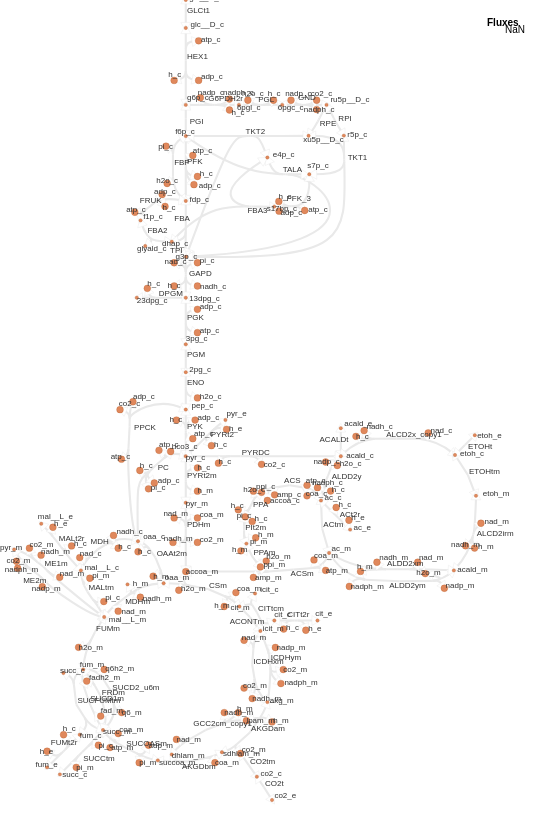

Vega-Lite specification for this chart:
### Vega specification from a JSON file in a GitHub repository (floating-point values rounded to 4 significant figures; data arrays with more than 128 entries replaced by an {"elided": "..."} marker saying what was removed)
{"$schema": "https://vega.github.io/schema/vega/v5.json", "width": 544.4, "height": 820, "padding": 0, "autosize": "none", "signals": [{"name": "mapMaxX", "value": 484.4}, {"name": "mapMaxY", "value": 800}, {"name": "legendWidth", "value": 40}, {"name": "legendPadding", "value": 20}, {"name": "signalHeight", "value": 20}, {"name": "signalPadding", "value": 0}, {"name": "metaboliteStrokeWidthData", "value": 0.2331}, {"name": "reactionStrokeWidthData", "value": 2.098}, {"name": "arrowHeadStrokeWidthData", "value": 0.1165}, {"name": "metaboliteFill", "value": "#e0885c"}, {"name": "metaboliteStroke", "value": "#a34610"}, {"name": "metaboliteLightFill", "value": "#F0C4AE"}, {"name": "metaboliteLightStroke", "value": "#D1A388"}, {"name": "labelColor", "value": "#333333"}, {"name": "reverseArrowHeadStrokeColor", "value": "#E9E9E9"}, {"name": "reverseArrowHeadFillColor", "value": "#ffffff"}, {"name": "hiddenColor", "value": "#E9E9E9"}, {"name": "Metabolite_labels", "value": true, "bind": {"input": "checkbox"}}, {"name": "Reaction_labels", "value": true, "bind": {"input": "checkbox"}}, {"name": "mapMaxWidth", "update": "width - legendWidth - legendPadding"}, {"name": "mapMaxHeight", "update": "height - signalHeight - signalPadding"}, {"name": "mapSize", "update": "mapMaxX / mapMaxWidth >  mapMaxY / mapMaxHeight ? [mapMaxWidth, mapMaxWidth / mapMaxX * mapMaxY] : [mapMaxHeight / mapMaxY * mapMaxX, mapMaxHeight]"}, {"name": "mapWidth", "update": "mapSize[0]"}, {"name": "mapHeight", "update": "mapSize[1]"}, {"name": "mapX", "update": "(mapMaxWidth - mapWidth)/2"}, {"name": "mapY", "update": "(mapMaxHeight - mapHeight)/2"}, {"name": "xrange", "update": "[mapX, mapWidth + mapX]"}, {"name": "yrange", "update": "[mapY, mapHeight + mapY]"}, {"name": "down", "value": null, "on": [{"events": "touchend", "update": "null"}, {"events": "mousedown, touchstart", "update": "xy()"}]}, {"name": "xcur", "value": null, "on": [{"events": "mousedown, touchstart, touchend", "update": "slice(xdom)"}]}, {"name": "ycur", "value": null, "on": [{"events": "mousedown, touchstart, touchend", "update": "slice(ydom)"}]}, {"name": "delta", "value": [0, 0], "on": [{"events": [{"source": "window", "type": "mousemove", "consume": true, "between": [{"type": "mousedown"}, {"source": "window", "type": "mouseup"}]}, {"type": "touchmove", "consume": true, "filter": "event.touches.length === 1"}], "update": "down ? [down[0]-x(), down[1]-y()] : [0,0]"}]}, {"name": "anchor", "value": [0, 0], "on": [{"events": "wheel", "update": "[invert('positionXScale', x()), invert('positionYScale', y())]"}, {"events": {"type": "touchstart", "filter": "event.touches.length===2"}, "update": "[(xdom[0] + xdom[1]) / 2, (ydom[0] + ydom[1]) / 2]"}]}, {"name": "zoom", "value": 1, "on": [{"events": "wheel!", "force": true, "update": "pow(1.001, event.deltaY * pow(16, event.deltaMode))"}, {"events": {"signal": "dist2"}, "force": true, "update": "dist1 / dist2"}]}, {"name": "dist1", "value": 0, "on": [{"events": {"type": "touchstart", "filter": "event.touches.length===2"}, "update": "pinchDistance(event)"}, {"events": {"signal": "dist2"}, "update": "dist2"}]}, {"name": "dist2", "value": 0, "on": [{"events": {"type": "touchmove", "consume": true, "filter": "event.touches.length===2"}, "update": "pinchDistance(event)"}]}, {"name": "xdom", "update": "slice([0, mapMaxX])", "on": [{"events": {"signal": "delta"}, "update": "[xcur[0] + span(xcur) * delta[0] / mapWidth, xcur[1] + span(xcur) * delta[0] / mapWidth]"}, {"events": {"signal": "zoom"}, "update": "[anchor[0] + (xdom[0] - anchor[0]) * zoom, anchor[0] + (xdom[1] - anchor[0]) * zoom]"}]}, {"name": "ydom", "update": "slice([0, mapMaxY])", "on": [{"events": {"signal": "delta"}, "update": "[ycur[0] + span(ycur) * delta[1] / mapHeight, ycur[1] + span(ycur) * delta[1] / mapHeight]"}, {"events": {"signal": "zoom"}, "update": "[anchor[1] + (ydom[0] - anchor[1]) * zoom, anchor[1] + (ydom[1] - anchor[1]) * zoom]"}]}, {"name": "currentZoom", "update": "(xrange[1] - xrange[0]) / (xdom[1] - xdom[0])"}, {"name": "hover", "value": null, "on": [{"events": "*:mouseover", "update": "item().datum"}, {"events": "*:mouseout", "update": "null"}]}], "data": [{"name": "metabolites", "values": {"elided": "193 records"}}, {"name": "reactionSegmentCoordinates", "values": {"elided": "412 records"}}, {"name": "reactionArrowHeadCoordinates", "values": {"elided": "295 records"}}, {"name": "reactionLabels", "values": [{"id": "667215", "biggId": "ACALDt", "x": 319.5, "y": 442.1, "reactionIds": [], "metaboliteIds": ["669549", "672425"], "relatedMetaboliteIds": []}, {"id": "669328", "biggId": "SUCD1m", "x": 90.22, "y": 700.9, "reactionIds": [], "metaboliteIds": ["669125", "672373", "671478", "672075"], "relatedMetaboliteIds": []}, {"id": "667188", "biggId": "SUCD2_u6m", "x": 112.4, "y": 690.4, "reactionIds": [], "metaboliteIds": ["669116", "669125", "670679", "671478"], "relatedMetaboliteIds": []}, {"id": "669621", "biggId": "SUCCtm", "x": 83.23, "y": 761.0, "reactionIds": [], "metaboliteIds": ["668431", "671478", "670688", "669887"], "relatedMetaboliteIds": []}, {"id": "669646", "biggId": "PC", "x": 157.8, "y": 469.9, "reactionIds": [], "metaboliteIds": ["671412", "670833", "672057", "668385", "670601", "671096", "672369"], "relatedMetaboliteIds": []}, {"id": "669368", "biggId": "SUCFUMtm", "x": 77.4, "y": 703.3, "reactionIds": [], "metaboliteIds": ["669125", "670628", "669122", "671478"], "relatedMetaboliteIds": []}, {"id": "681189", "biggId": "RPE", "x": 319.8, "y": 125.9, "reactionIds": [], "metaboliteIds": ["681147", "681143"], "relatedMetaboliteIds": []}, {"id": "667187", "biggId": "PGM", "x": 187.0, "y": 357.1, "reactionIds": [], "metaboliteIds": ["671467", "672064"], "relatedMetaboliteIds": []}, {"id": "669655", "biggId": "ALCD2x_copy1", "x": 386.1, "y": 437.0, "reactionIds": [], "metaboliteIds": ["672425", "672374", "671070", "671073", "672401"], "relatedMetaboliteIds": []}, {"id": "669653", "biggId": "ETOHtm", "x": 469.0, "y": 473.7, "reactionIds": [], "metaboliteIds": ["671073", "671120"], "relatedMetaboliteIds": []}, {"id": "667173", "biggId": "GLCt1", "x": 187.0, "y": 12.82, "reactionIds": [], "metaboliteIds": ["672363", "672094"], "relatedMetaboliteIds": []}, {"id": "667172", "biggId": "ACONTm", "x": 229.7, "y": 623.6, "reactionIds": [], "metaboliteIds": ["668426", "672399"], "relatedMetaboliteIds": []}, {"id": "681193", "biggId": "TALA", "x": 282.7, "y": 172.1, "reactionIds": [], "metaboliteIds": ["668387", "681162", "681161", "681157"], "relatedMetaboliteIds": []}, {"id": "681192", "biggId": "TKT2", "x": 245.6, "y": 133.5, "reactionIds": [], "metaboliteIds": ["668387", "681147", "681162", "681161"], "relatedMetaboliteIds": []}, {"id": "681195", "biggId": "FBA3", "x": 247.5, "y": 213.2, "reactionIds": [], "metaboliteIds": ["671079", "681174", "681161"], "relatedMetaboliteIds": []}, {"id": "681194", "biggId": "PFK_3", "x": 286.4, "y": 200.6, "reactionIds": [], "metaboliteIds": ["681176", "681157", "681175", "681174", "681173"], "relatedMetaboliteIds": []}, {"id": "667175", "biggId": "CITtcm", "x": 258.0, "y": 611.2, "reactionIds": [], "metaboliteIds": ["671415", "672330", "668426", "672399"], "relatedMetaboliteIds": []}, {"id": "667219", "biggId": "FBA2", "x": 147.4, "y": 232.9, "reactionIds": [], "metaboliteIds": ["671079", "670623", "668407"], "relatedMetaboliteIds": []}, {"id": "667216", "biggId": "PFK", "x": 187.0, "y": 163.7, "reactionIds": [], "metaboliteIds": ["669555", "668387", "671082", "670604", "671406"], "relatedMetaboliteIds": []}, {"id": "667231", "biggId": "SUCOASm", "x": 126.3, "y": 746.4, "reactionIds": [], "metaboliteIds": ["668403", "671478", "672341", "670634", "669136", "670842"], "relatedMetaboliteIds": []}, {"id": "667179", "biggId": "PYK", "x": 187.0, "y": 429.4, "reactionIds": [], "metaboliteIds": ["672080", "668368", "668385", "672355", "672391"], "relatedMetaboliteIds": []}, {"id": "667196", "biggId": "MDH", "x": 90.6, "y": 543.5, "reactionIds": [], "metaboliteIds": ["669540", "670605", "670611", "668378", "672369"], "relatedMetaboliteIds": []}, {"id": "667213", "biggId": "PPAm", "x": 253.4, "y": 555.3, "reactionIds": [], "metaboliteIds": ["668406", "672410", "669146", "670684"], "relatedMetaboliteIds": []}, {"id": "669645", "biggId": "FRDm", "x": 101.9, "y": 695.1, "reactionIds": [], "metaboliteIds": ["669125", "672373", "671478", "672075"], "relatedMetaboliteIds": []}, {"id": "669354", "biggId": "MALtm", "x": 88.47, "y": 590.4, "reactionIds": [], "metaboliteIds": ["671413", "670644", "668378", "668409"], "relatedMetaboliteIds": []}, {"id": "669628", "biggId": "ALDD2y", "x": 331.7, "y": 478.5, "reactionIds": [], "metaboliteIds": ["671468", "672425", "672085", "669886", "669119", "670629"], "relatedMetaboliteIds": []}, {"id": "669378", "biggId": "GCC2cm_copy1", "x": 193.2, "y": 725.6, "reactionIds": [], "metaboliteIds": ["671084", "672426", "671408", "668448", "672416"], "relatedMetaboliteIds": []}, {"id": "669377", "biggId": "MALt2r", "x": 58.75, "y": 541.3, "reactionIds": [], "metaboliteIds": ["670678", "669124", "669565", "668378"], "relatedMetaboliteIds": []}, {"id": "667152", "biggId": "CITt2r", "x": 287.3, "y": 616.8, "reactionIds": [], "metaboliteIds": ["671415", "669568", "669127", "671086"], "relatedMetaboliteIds": []}, {"id": "667155", "biggId": "PPCK", "x": 134.1, "y": 429.8, "reactionIds": [], "metaboliteIds": ["672080", "671114", "668408", "672110", "672369"], "relatedMetaboliteIds": []}, {"id": "669358", "biggId": "FUMt2r", "x": 50.78, "y": 744.5, "reactionIds": [], "metaboliteIds": ["670628", "671095", "669884", "671390"], "relatedMetaboliteIds": []}, {"id": "667157", "biggId": "PYRt2m", "x": 187.0, "y": 478.3, "reactionIds": [], "metaboliteIds": ["672100", "668385", "668379", "668427"], "relatedMetaboliteIds": []}, {"id": "667156", "biggId": "FUMm", "x": 96.04, "y": 631.0, "reactionIds": [], "metaboliteIds": ["669125", "670666", "670644"], "relatedMetaboliteIds": []}, {"id": "681191", "biggId": "TKT1", "x": 347.7, "y": 160.3, "reactionIds": [], "metaboliteIds": ["681147", "681151", "681162", "681157"], "relatedMetaboliteIds": []}, {"id": "669335", "biggId": "ME1m", "x": 44.57, "y": 565.6, "reactionIds": [], "metaboliteIds": ["671411", "670840", "668440", "670845", "670644"], "relatedMetaboliteIds": []}, {"id": "681190", "biggId": "RPI", "x": 338.4, "y": 121.3, "reactionIds": [], "metaboliteIds": ["681151", "681143"], "relatedMetaboliteIds": []}, {"id": "681196", "biggId": "ALCD2irm", "x": 476.7, "y": 535.7, "reactionIds": [], "metaboliteIds": ["681187", "669130", "681185", "681186", "671120"], "relatedMetaboliteIds": []}, {"id": "669360", "biggId": "FBP", "x": 174.1, "y": 164.8, "reactionIds": [], "metaboliteIds": ["670636", "671406", "668387", "669135"], "relatedMetaboliteIds": []}, {"id": "669382", "biggId": "ACtm", "x": 323.3, "y": 527.3, "reactionIds": [], "metaboliteIds": ["669886", "669882"], "relatedMetaboliteIds": []}, {"id": "667226", "biggId": "OAAt2m", "x": 156.6, "y": 556.4, "reactionIds": [], "metaboliteIds": ["671461", "672382", "668371", "672369"], "relatedMetaboliteIds": []}, {"id": "667225", "biggId": "HEX1", "x": 187.0, "y": 59.44, "reactionIds": [], "metaboliteIds": ["672398", "672376", "672353", "672094", "670609"], "relatedMetaboliteIds": []}, {"id": "667170", "biggId": "PDHm", "x": 187.0, "y": 527.3, "reactionIds": [], "metaboliteIds": ["670650", "668379", "669111", "670677", "668382", "669557"], "relatedMetaboliteIds": []}, {"id": "669386", "biggId": "DPGM", "x": 158.8, "y": 295.8, "reactionIds": [], "metaboliteIds": ["669144", "668411", "670847"], "relatedMetaboliteIds": []}, {"id": "667222", "biggId": "PYRDC", "x": 241.7, "y": 455.0, "reactionIds": [], "metaboliteIds": ["672405", "672425", "668385", "670626"], "relatedMetaboliteIds": []}, {"id": "669385", "biggId": "PIt2m", "x": 245.2, "y": 529.6, "reactionIds": [], "metaboliteIds": ["672082", "670663", "671094", "669146"], "relatedMetaboliteIds": []}, {"id": "667229", "biggId": "FRUK", "x": 139.8, "y": 202.6, "reactionIds": [], "metaboliteIds": ["669554", "670623", "672101", "671406", "672378"], "relatedMetaboliteIds": []}, {"id": "669336", "biggId": "ACSm", "x": 290.6, "y": 575.6, "reactionIds": [], "metaboliteIds": ["669882", "670597", "668406", "669557", "672409", "672332"], "relatedMetaboliteIds": []}, {"id": "667151", "biggId": "ETOHt", "x": 467.9, "y": 448.7, "reactionIds": [], "metaboliteIds": ["671073", "672069"], "relatedMetaboliteIds": []}, {"id": "667165", "biggId": "ALDD2ym", "x": 389.3, "y": 587.8, "reactionIds": [], "metaboliteIds": ["671063", "669882", "668381", "669130", "672349", "672404"], "relatedMetaboliteIds": []}, {"id": "681187", "biggId": "PGL", "x": 258.3, "y": 102.0, "reactionIds": [], "metaboliteIds": ["681136", "681134", "681135", "681123"], "relatedMetaboliteIds": []}, {"id": "667162", "biggId": "ME2m", "x": 23.2, "y": 583.2, "reactionIds": [], "metaboliteIds": ["669878", "668440", "669109", "670644", "670851"], "relatedMetaboliteIds": []}, {"id": "681185", "biggId": "G6PDH2r", "x": 208.3, "y": 100.9, "reactionIds": [], "metaboliteIds": ["672376", "681124", "681123", "681126", "681125"], "relatedMetaboliteIds": []}, {"id": "669654", "biggId": "ACt2r", "x": 339.6, "y": 516.8, "reactionIds": [], "metaboliteIds": ["669886", "671480", "672104", "672388"], "relatedMetaboliteIds": []}, {"id": "667164", "biggId": "ENO", "x": 187.0, "y": 385.1, "reactionIds": [], "metaboliteIds": ["671104", "672080", "672064"], "relatedMetaboliteIds": []}, {"id": "681188", "biggId": "GND", "x": 298.0, "y": 100.2, "reactionIds": [], "metaboliteIds": ["681142", "681143", "681141", "681140", "681134"], "relatedMetaboliteIds": []}, {"id": "667185", "biggId": "ICDHxm", "x": 253.4, "y": 663.6, "reactionIds": [], "metaboliteIds": ["670639", "668421", "668437", "670836", "668426"], "relatedMetaboliteIds": []}, {"id": "667182", "biggId": "MDHm", "x": 125.2, "y": 604.2, "reactionIds": [], "metaboliteIds": ["671476", "669126", "671461", "670644", "669108"], "relatedMetaboliteIds": []}, {"id": "667183", "biggId": "PGK", "x": 187.0, "y": 319.8, "reactionIds": [], "metaboliteIds": ["668411", "670641", "671467", "672084"], "relatedMetaboliteIds": []}, {"id": "667203", "biggId": "ALDD2xm", "x": 387.0, "y": 566.3, "reactionIds": [], "metaboliteIds": ["671060", "669882", "668381", "669130", "672349", "668429"], "relatedMetaboliteIds": []}, {"id": "667181", "biggId": "CO2tm", "x": 249.9, "y": 763.9, "reactionIds": [], "metaboliteIds": ["670848", "668386"], "relatedMetaboliteIds": []}, {"id": "669346", "biggId": "ICDHym", "x": 270.9, "y": 660.1, "reactionIds": [], "metaboliteIds": ["672106", "668421", "670670", "672336", "668426"], "relatedMetaboliteIds": []}, {"id": "669362", "biggId": "AKGDam", "x": 251.1, "y": 731.2, "reactionIds": [], "metaboliteIds": ["670848", "668421", "672340", "672416", "670850"], "relatedMetaboliteIds": []}, {"id": "667224", "biggId": "CO2t", "x": 265.0, "y": 786.0, "reactionIds": [], "metaboliteIds": ["668386", "672412"], "relatedMetaboliteIds": []}, {"id": "669343", "biggId": "CSm", "x": 209.1, "y": 587.9, "reactionIds": [], "metaboliteIds": ["669145", "670617", "672399", "671461", "669557", "672339"], "relatedMetaboliteIds": []}, {"id": "669340", "biggId": "ACS", "x": 284.1, "y": 483.4, "reactionIds": [], "metaboliteIds": ["672359", "669564", "669140", "672368", "669886", "672394"], "relatedMetaboliteIds": []}, {"id": "669341", "biggId": "GAPD", "x": 189.0, "y": 276.1, "reactionIds": [], "metaboliteIds": ["672361", "671394", "681162", "672418", "668411", "672337"], "relatedMetaboliteIds": []}, {"id": "667142", "biggId": "PGI", "x": 189.7, "y": 123.6, "reactionIds": [], "metaboliteIds": ["672376", "668387"], "relatedMetaboliteIds": []}, {"id": "669369", "biggId": "AKGDbm", "x": 181.9, "y": 769.2, "reactionIds": [], "metaboliteIds": ["669136", "672329", "671084", "670850"], "relatedMetaboliteIds": []}, {"id": "669622", "biggId": "PYRt2", "x": 210.7, "y": 437.3, "reactionIds": [], "metaboliteIds": ["668385", "672407", "668397", "672350"], "relatedMetaboliteIds": []}, {"id": "667232", "biggId": "FBA", "x": 174.3, "y": 221.3, "reactionIds": [], "metaboliteIds": ["671079", "671406", "681162"], "relatedMetaboliteIds": []}, {"id": "669348", "biggId": "TPI", "x": 170.0, "y": 252.8, "reactionIds": [], "metaboliteIds": ["671079", "681162"], "relatedMetaboliteIds": []}, {"id": "669631", "biggId": "PPA", "x": 253.0, "y": 506.8, "reactionIds": [], "metaboliteIds": ["671094", "672368", "669875", "669536"], "relatedMetaboliteIds": []}]}, {"sedmlUri": ["simulation.sedml", "reaction_fluxes"], "name": "reactionFluxes"}, {"name": "metabolitesScaled", "source": "metabolites", "transform": [{"type": "formula", "expr": "datum.biggId + ': ' + datum.name", "as": "idName"}, {"type": "formula", "expr": "scale('positionXScale', datum.x)", "as": "xScaled"}, {"type": "formula", "expr": "scale('positionYScale', datum.y)", "as": "yScaled"}, {"type": "formula", "expr": "datum.size * currentZoom", "as": "sizeScaled"}, {"type": "formula", "expr": "metaboliteStrokeWidthData * currentZoom", "as": "strokeWidthScaled"}, {"type": "formula", "expr": "hover ? (hover.id == datum.id ? metaboliteFill : (indexof(hover.metaboliteIds, datum.id) >= 0 ? metaboliteFill : (indexof(hover.relatedMetaboliteIds, datum.id) >= 0 ? metaboliteLightFill : hiddenColor))) : metaboliteFill", "as": "fill"}, {"type": "formula", "expr": "hover ? (hover.id == datum.id ? metaboliteStroke : (indexof(hover.metaboliteIds, datum.id) >= 0 ? metaboliteStroke : (indexof(hover.relatedMetaboliteIds, datum.id) >= 0 ? metaboliteLightStroke : hiddenColor))) : metaboliteStroke", "as": "stroke"}]}, {"name": "metaboliteLabelsVisibleScaled", "source": "metabolites", "transform": [{"type": "filter", "expr": "Metabolite_labels"}, {"type": "formula", "expr": "scale('positionXScale', datum.labelX)", "as": "labelXScaled"}, {"type": "formula", "expr": "scale('positionYScale', datum.labelY)", "as": "labelYScaled"}, {"type": "formula", "expr": "8 * currentZoom", "as": "fontSizeScaled"}, {"type": "formula", "expr": "hover ? (hover.id == datum.id ? labelColor : (indexof(hover.metaboliteIds, datum.id) >= 0 ? labelColor : (indexof(hover.relatedMetaboliteIds, datum.id) >= 0 ? labelColor : hiddenColor))) : labelColor", "as": "fill"}]}, {"name": "reactionAbsFluxes", "source": "reactionFluxes", "transform": [{"type": "formula", "expr": "datum.values[0]", "as": "flux"}, {"type": "formula", "expr": "abs(datum.flux)", "as": "absFlux"}]}, {"name": "reactionSegmentPathsAndFluxesScaled", "source": "reactionSegmentCoordinates", "transform": [{"type": "lookup", "from": "reactionAbsFluxes", "key": "label", "fields": ["biggId"], "values": ["flux", "absFlux"], "as": ["flux", "absFlux"]}, {"type": "formula", "expr": "datum.biggId + ': ' + datum.name + ' (' + (datum.flux == 0 ? '0' : format(datum.flux / floor(log(datum.absFlux)/LN10), '.3') + ' x 10^' + toString(floor(log(datum.absFlux)/LN10))) + ')'", "as": "idNameFlux"}, {"type": "formula", "expr": "[datum.id]", "as": "reactionIds"}, {"type": "formula", "expr": "scale('positionXScale', datum.x0)", "as": "x0Scaled"}, {"type": "formula", "expr": "scale('positionYScale', datum.y0)", "as": "y0Scaled"}, {"type": "formula", "expr": "scale('positionXScale', datum.x1)", "as": "x1Scaled"}, {"type": "formula", "expr": "scale('positionYScale', datum.y1)", "as": "y1Scaled"}, {"type": "formula", "expr": "scale('positionXScale', datum.x2)", "as": "x2Scaled"}, {"type": "formula", "expr": "scale('positionYScale', datum.y2)", "as": "y2Scaled"}, {"type": "formula", "expr": "scale('positionXScale', datum.x3)", "as": "x3Scaled"}, {"type": "formula", "expr": "scale('positionYScale', datum.y3)", "as": "y3Scaled"}, {"type": "formula", "expr": "datum.type === 'line' ? ('M' + toString(datum.x0Scaled) + ',' + toString(datum.y0Scaled) + 'L' + toString(datum.x1Scaled) + ',' + toString(datum.y1Scaled)) : ('M' + toString(datum.x0Scaled) + ',' + toString(datum.y0Scaled) + 'C' + toString(datum.x1Scaled) + ',' + toString(datum.y1Scaled) + ' ' + toString(datum.x2Scaled) + ',' + toString(datum.y2Scaled) + ' ' + toString(datum.x3Scaled) + ',' + toString(datum.y3Scaled))", "as": "path"}, {"type": "formula", "expr": "reactionStrokeWidthData * currentZoom", "as": "strokeWidthScaled"}, {"type": "formula", "expr": "hover ? (hover.biggId == datum.biggId || indexof(hover.reactionIds, datum.id) >= 0 ? (datum.absFlux != null ? scale('reactionFluxColorScale', datum.absFlux) : hiddenColor) : hiddenColor) : (datum.absFlux != null ? scale('reactionFluxColorScale', datum.absFlux) : hiddenColor)", "as": "stroke"}]}, {"name": "reactionArrowHeadsAndFluxesScaled", "source": "reactionArrowHeadCoordinates", "transform": [{"type": "lookup", "from": "reactionAbsFluxes", "key": "biggId", "fields": ["biggId"], "values": ["flux", "absFlux"], "as": ["flux", "absFlux"]}, {"type": "formula", "expr": "datum.biggId + ': ' + datum.name + ' (' + (datum.flux == 0 ? '0' : format(datum.flux / floor(log(datum.absFlux)/LN10), '.3') + ' x 10^' + toString(floor(log(datum.absFlux)/LN10))) + ')'", "as": "idNameFlux"}, {"type": "formula", "expr": "[datum.id]", "as": "reactionIds"}, {"type": "formula", "expr": "scale('positionXScale', datum.x)", "as": "xScaled"}, {"type": "formula", "expr": "scale('positionYScale', datum.y)", "as": "yScaled"}, {"type": "formula", "expr": "100 * currentZoom", "as": "sizeScaled"}, {"type": "formula", "expr": "hover ? (hover.biggId == datum.biggId || indexof(hover.reactionIds, datum.id) >= 0 ? (((datum.start && datum.flux > 0) || (!datum.start && datum.flux < 0)) ? (datum.absFlux != null ? scale('reactionFluxColorScale', datum.absFlux) : hiddenColor) : reverseArrowHeadFillColor) : hiddenColor) : (((datum.start && datum.flux > 0) || (!datum.start && datum.flux < 0)) ? (datum.absFlux != null ? scale('reactionFluxColorScale', datum.absFlux) : hiddenColor) : reverseArrowHeadFillColor)", "as": "fill"}, {"type": "formula", "expr": "hover ? (hover.biggId == datum.biggId || indexof(hover.reactionIds, datum.id) >= 0 ? (((datum.start && datum.flux > 0) || (!datum.start && datum.flux < 0)) ? null : reverseArrowHeadStrokeColor) : reverseArrowHeadStrokeColor) : (((datum.start && datum.flux > 0) || (!datum.start && datum.flux < 0)) ? null : reverseArrowHeadStrokeColor)", "as": "stroke"}, {"type": "formula", "expr": "arrowHeadStrokeWidthData * 4 * currentZoom", "as": "strokeWidthScaled"}]}, {"name": "reactionLabelsVisibleScaled", "source": "reactionLabels", "transform": [{"type": "filter", "expr": "Reaction_labels"}, {"type": "formula", "expr": "scale('positionXScale', datum.x)", "as": "xScaled"}, {"type": "formula", "expr": "scale('positionYScale', datum.y)", "as": "yScaled"}, {"type": "formula", "expr": "8 * currentZoom", "as": "fontSizeScaled"}, {"type": "formula", "expr": "hover ? (hover.biggId == datum.biggId || indexof(hover.reactionIds, datum.id) >= 0 ? labelColor : hiddenColor) : labelColor", "as": "fill"}]}], "scales": [{"name": "positionXScale", "type": "linear", "domain": {"signal": "xdom"}, "range": {"signal": "xrange"}, "zero": false}, {"name": "positionYScale", "type": "linear", "domain": {"signal": "ydom"}, "range": {"signal": "yrange"}, "zero": false}, {"name": "reactionFluxColorScale", "type": "quantize", "domain": {"data": "reactionAbsFluxes", "field": "absFlux"}, "range": {"scheme": "viridis", "count": 100}}], "marks": [{"name": "Reactions", "type": "path", "from": {"data": "reactionSegmentPathsAndFluxesScaled"}, "encode": {"enter": {"tooltip": {"field": "idNameFlux"}}, "update": {"path": {"field": "path"}, "stroke": {"field": "stroke"}, "strokeWidth": {"field": "strokeWidthScaled"}}}}, {"name": "ReactionsArrowHeads", "type": "symbol", "from": {"data": "reactionArrowHeadsAndFluxesScaled"}, "encode": {"enter": {"shape": {"value": "triangle"}, "angle": {"field": "angle"}, "tooltip": {"field": "idNameFlux"}}, "update": {"x": {"field": "xScaled"}, "y": {"field": "yScaled"}, "size": {"field": "sizeScaled"}, "fill": {"field": "fill"}, "stroke": {"field": "stroke"}, "strokeWidth": {"field": "strokeWidthScaled"}}}}, {"name": "Metabolites", "type": "symbol", "from": {"data": "metabolitesScaled"}, "interactive": true, "encode": {"enter": {"shape": {"value": "circle"}, "tooltip": {"field": "idName"}}, "update": {"xc": {"field": "xScaled"}, "yc": {"field": "yScaled"}, "size": {"field": "sizeScaled"}, "fill": {"field": "fill"}, "stroke": {"field": "stroke"}, "strokeWidth": {"field": "strokeWidthScaled"}}}}, {"name": "Metabolites labels", "type": "text", "from": {"data": "metaboliteLabelsVisibleScaled"}, "encode": {"enter": {"text": {"field": "biggId"}, "align": {"value": "left"}}, "update": {"x": {"field": "labelXScaled"}, "y": {"field": "labelYScaled"}, "fontSize": {"field": "fontSizeScaled"}, "fill": {"field": "fill"}}}}, {"name": "Reaction labels", "type": "text", "from": {"data": "reactionLabelsVisibleScaled"}, "encode": {"enter": {"text": {"field": "biggId"}, "align": {"value": "left"}}, "update": {"x": {"field": "xScaled"}, "y": {"field": "yScaled"}, "fontSize": {"field": "fontSizeScaled"}, "fill": {"field": "fill"}}}}], "legends": [{"fill": "reactionFluxColorScale", "type": "gradient", "title": "Fluxes", "titleFontSize": 10, "titlePadding": 2, "titleAlign": "left", "orient": "top-right", "direction": "vertical"}]}
